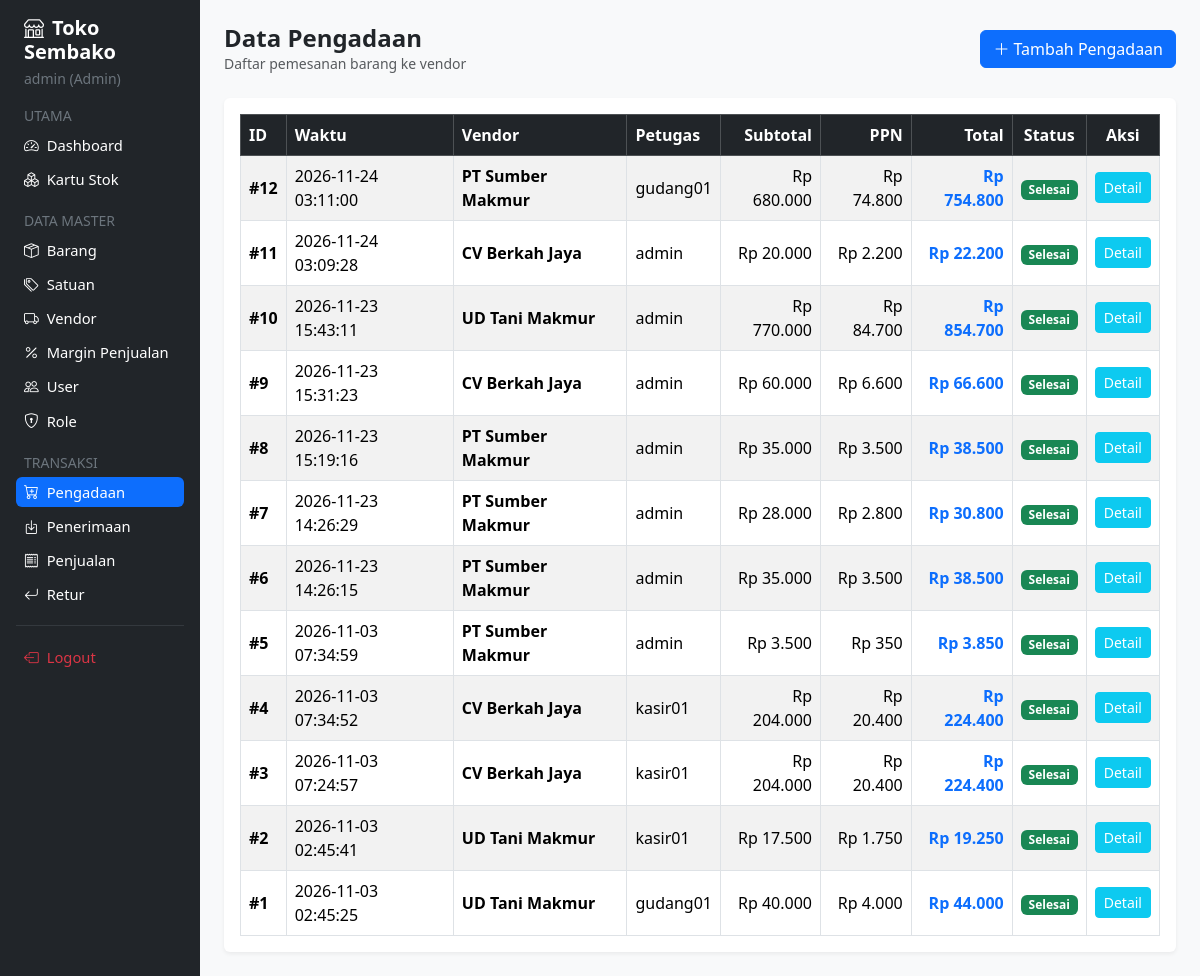
Page /project_toko_sembako/pengadaan/index.php (signed in) on the committed database.
### tables this page shows
CREATE TABLE IF NOT EXISTS `pengadaan` (
  `idpengadaan` bigint NOT NULL AUTO_INCREMENT,
  `timestamp` timestamp NULL DEFAULT CURRENT_TIMESTAMP,
  `user_iduser` int NOT NULL,
  `status` char(1) DEFAULT NULL,
  `vendor_idvendor` int NOT NULL,
  `subtotal_nilai` int DEFAULT NULL,
  `ppn` int DEFAULT NULL,
  `total_nilai` int DEFAULT NULL,
  PRIMARY KEY (`idpengadaan`),
  KEY `fk_pengadaan_user` (`user_iduser`),
  KEY `fk_pengadaan_vendor` (`vendor_idvendor`),
  CONSTRAINT `fk_pengadaan_user` FOREIGN KEY (`user_iduser`) REFERENCES `user` (`iduser`),
  CONSTRAINT `fk_pengadaan_vendor` FOREIGN KEY (`vendor_idvendor`) REFERENCES `vendor` (`idvendor`)
);

### project_toko_sembako/pengadaan/index.php (the view, shortened to what this page needs)
<?php
require_once '../includes/header.php';
$res = mysqli_query($conn, "SELECT * FROM v_pengadaan ORDER BY idpengadaan DESC");
?>
<div class="d-flex justify-content-between align-items-center mb-4">
    <div>
        <h4 class="fw-bold mb-0">Data Pengadaan</h4>
        <p class="text-muted small mb-0">Daftar pemesanan barang ke vendor</p>
    </div>
    <a href="tambah.php" class="btn btn-primary"><i class="bi bi-plus-lg me-1"></i>Tambah Pengadaan</a>
</div>
<div class="card">
    <div class="card-body table-responsive">
        <table class="table table-striped table-bordered align-middle mb-0">
            <thead class="table-dark">
                <tr>
                    <th>ID</th>
                    <th>Waktu</th>
                    <th>Vendor</th>
                    <th>Petugas</th>
                    <th class="text-end">Subtotal</th>
                    <th class="text-end">PPN</th>
                    <th class="text-end">Total</th>
                    <th class="text-center">Status</th>
                    <th class="text-center">Aksi</th>
                </tr>
            </thead>
            <tbody>
                <?php if ($res && mysqli_num_rows($res) > 0): while ($r = mysqli_fetch_assoc($res)):
                    $is_selesai = ($r['status'] === 'S');
                ?>
                <tr>
                    <td class="fw-semibold">#<?= $r['idpengadaan'] ?></td>
                    <td><?= $r['timestamp'] ?></td>
                    <td class="fw-semibold"><?= htmlspecialchars($r['nama_vendor']) ?></td>
                    <td><?= htmlspecialchars($r['petugas']) ?></td>
                    <td class="text-end">Rp <?= number_format($r['subtotal_nilai'], 0, ',', '.') ?></td>
                    <td class="text-end">Rp <?= number_format($r['ppn'], 0, ',', '.') ?></td>
                    <td class="text-end fw-bold text-primary">Rp <?= number_format($r['total_nilai'], 0, ',', '.') ?></td>
                    <td class="text-center">
                        <span class="badge <?= $is_selesai ? 'bg-success' : 'bg-warning text-dark' ?>">
                            <?= $is_selesai ? 'Selesai' : 'Diterima / Proses' ?>
                        </span>
                    </td>
                    <td class="text-center"><a href="detail.php?id=<?= $r['idpengadaan'] ?>" class="btn btn-sm btn-info text-white">Detail</a></td>
                </tr>
                <?php endwhile; else: ?>
                <tr><td colspan="9" class="text-center text-muted py-3">Belum ada data pengadaan.</td></tr>
                <?php endif; ?>
            </tbody>
        </table>
    </div>
</div>
<?php require_once '../includes/footer.php'; ?>

### project_toko_sembako/assets/css/style.css (style rules this page uses)
.card { border: none; box-shadow: 0 0.125rem 0.25rem rgba(0, 0, 0, 0.06); }

### rows in the picture
pengadaan: idpengadaan "12", timestamp "2026-11-24 03:11:00", nama_vendor "PT Sumber Makmur", petugas "gudang01", subtotal_nilai "680.000", ppn "74.800", total_nilai "754.800", status "Selesai"
pengadaan: idpengadaan "11", timestamp "2026-11-24 03:09:28", nama_vendor "CV Berkah Jaya", petugas "admin", subtotal_nilai "20.000", ppn "2.200", total_nilai "22.200", status "Selesai"
pengadaan: idpengadaan "10", timestamp "2026-11-23 15:43:11", nama_vendor "UD Tani Makmur", petugas "admin", subtotal_nilai "770.000", ppn "84.700", total_nilai "854.700", status "Selesai"
pengadaan: idpengadaan "9", timestamp "2026-11-23 15:31:23", nama_vendor "CV Berkah Jaya", petugas "admin", subtotal_nilai "60.000", ppn "6.600", total_nilai "66.600", status "Selesai"
pengadaan: idpengadaan "8", timestamp "2026-11-23 15:19:16", nama_vendor "PT Sumber Makmur", petugas "admin", subtotal_nilai "35.000", ppn "3.500", total_nilai "38.500", status "Selesai"
pengadaan: idpengadaan "7", timestamp "2026-11-23 14:26:29", nama_vendor "PT Sumber Makmur", petugas "admin", subtotal_nilai "28.000", ppn "2.800", total_nilai "30.800", status "Selesai"
pengadaan: idpengadaan "6", timestamp "2026-11-23 14:26:15", nama_vendor "PT Sumber Makmur", petugas "admin", subtotal_nilai "35.000", ppn "3.500", total_nilai "38.500", status "Selesai"
pengadaan: idpengadaan "5", timestamp "2026-11-03 07:34:59", nama_vendor "PT Sumber Makmur", petugas "admin", subtotal_nilai "3.500", ppn "350", total_nilai "3.850", status "Selesai"
pengadaan: idpengadaan "4", timestamp "2026-11-03 07:34:52", nama_vendor "CV Berkah Jaya", petugas "kasir01", subtotal_nilai "204.000", ppn "20.400", total_nilai "224.400", status "Selesai"
pengadaan: idpengadaan "3", timestamp "2026-11-03 07:24:57", nama_vendor "CV Berkah Jaya", petugas "kasir01", subtotal_nilai "204.000", ppn "20.400", total_nilai "224.400", status "Selesai"
pengadaan: idpengadaan "2", timestamp "2026-11-03 02:45:41", nama_vendor "UD Tani Makmur", petugas "kasir01", subtotal_nilai "17.500", ppn "1.750", total_nilai "19.250", status "Selesai"
pengadaan: idpengadaan "1", timestamp "2026-11-03 02:45:25", nama_vendor "UD Tani Makmur", petugas "gudang01", subtotal_nilai "40.000", ppn "4.000", total_nilai "44.000", status "Selesai"

### other values in the picture
$_SESSION['username'] "admin"
$_SESSION['nama_role'] "Admin"
